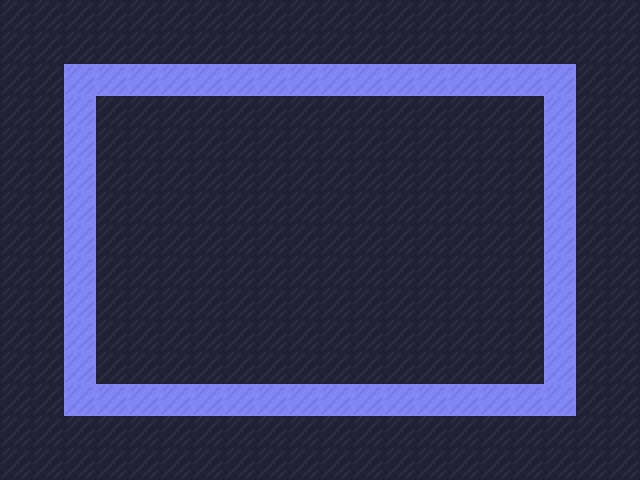

Tiled map render using the project's own tile images. Description and the map definition, with tile-layer contents summarised, below:
An orthogonal 20x15 tile map with 32x32 px tiles, 1 tile layer (Tile Layer 1).

<map version="1.2" tiledversion="1.3.5" orientation="orthogonal" renderorder="right-down" width="20" height="15" tilewidth="32" tileheight="32" infinite="0" nextlayerid="2" nextobjectid="1">
 <tileset firstgid="1" source="../../maps/bgTiles.tsx" />
 <layer id="1" name="Tile Layer 1" width="20" height="15">
  <data>[300 cells, 300 non-empty, 2 distinct tile ids]</data>
 </layer>
</map>